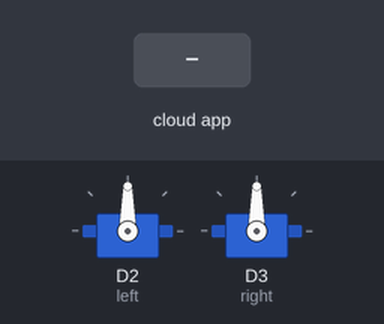
Bench run of a sketch on a simulated Arduino MKR. Shown: 2 × servo. The test bench sets the inputs (shaded band). WiFi joins after 1.5 s; servers stay silent unless stated.

Above: at 4.2 s.
4.3 s: the phone or cloud app sets servoLeft to 0
At 4.7 s:
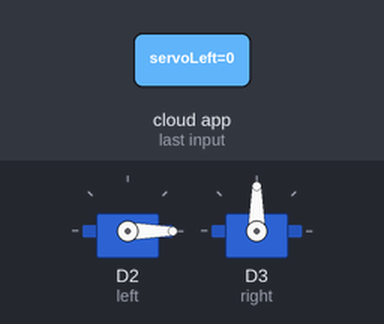
5.8 s: the phone or cloud app sets servoRight to 0
At 7.0 s:
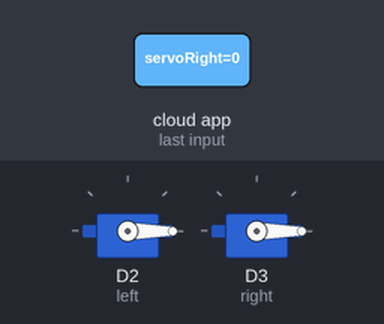
7.3 s: the phone or cloud app sets servoLeft to 25
At 8.2 s:
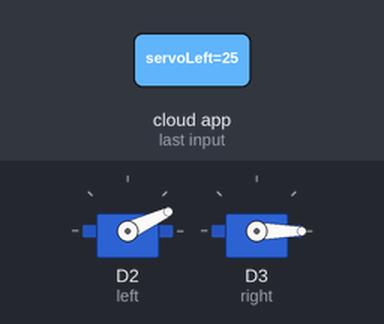
8.8 s: the phone or cloud app sets servoRight to 25
At 9.3 s:
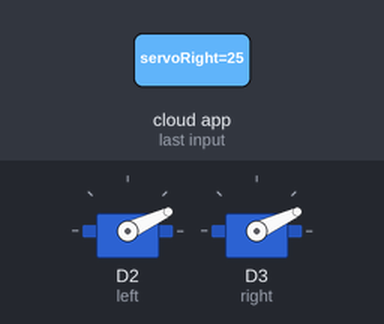
10.3 s: the phone or cloud app sets servoLeft to 50
At 11.5 s:
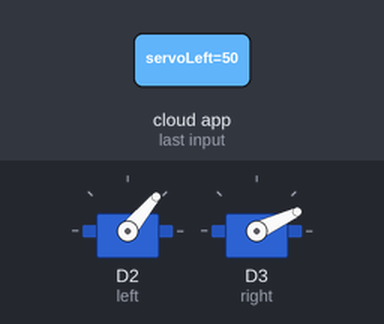
11.8 s: the phone or cloud app sets servoRight to 50
At 12.9 s:
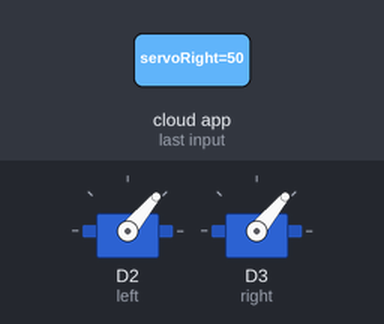
Timing chart, 0 to 14.3 s (numbered marks = the images above; inputs shaded):
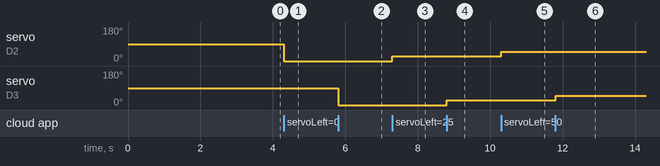

The sketch:

Robot_nov10a.ino
```cpp
#include "arduino_secrets.h"
// Servo - Version: Latest
#include <Servo.h>

/*
  Sketch generated by the Arduino IoT Cloud Thing "Robot"
  https://create.arduino.cc/cloud/things/579ba83f-258d-4ece-bc12-4459e6456c5a

  Arduino IoT Cloud Properties description

  The following variables are automatically generated and updated when changes are made to the Thing properties

  int servoLeft;
  int servoRight;

  Properties which are marked as READ/WRITE in the Cloud Thing will also have functions
  which are called when their values are changed from the Dashboard.
  These functions are generated with the Thing and added at the end of this sketch.
*/

#include "thingProperties.h"

Servo left;
Servo right;

void setup() {
  // Initialize serial and wait for port to open:
  Serial.begin(9600);
  // This delay gives the chance to wait for a Serial Monitor without blocking if none is found
  delay(1500);

  // Defined in thingProperties.h
  initProperties();

  // Connect to Arduino IoT Cloud
  ArduinoCloud.begin(ArduinoIoTPreferredConnection);

  /*
     The following function allows you to obtain more information
     related to the state of network and IoT Cloud connection and errors
     the higher number the more granular information you’ll get.
     The default is 0 (only errors).
     Maximum is 4
 */
  setDebugMessageLevel(2);
  ArduinoCloud.printDebugInfo();

  left.attach(2);
  right.attach(3);
}

void loop() {
  ArduinoCloud.update();
  // Your code here


}


void onServoLeftChange() {
  left.write(servoLeft);
}


void onServoRightChange() {
  right.write(servoRight);
}
```

arduino_secrets.h
```cpp
#define SECRET_SSID ""
#define SECRET_PASS ""
```

thingProperties.h
```cpp
// Code generated by Arduino IoT Cloud, DO NOT EDIT.

#include <ArduinoIoTCloud.h>
#include <Arduino_ConnectionHandler.h>


const char THING_ID[] = "579ba83f-258d-4ece-bc12-4459e6456c5a";

const char SSID[]     = SECRET_SSID;    // Network SSID (name)
const char PASS[]     = SECRET_PASS;    // Network password (use for WPA, or use as key for WEP)

void onServoLeftChange();
void onServoRightChange();

int servoLeft;
int servoRight;

void initProperties(){

  ArduinoCloud.setThingId(THING_ID);
  ArduinoCloud.addProperty(servoLeft, READWRITE, ON_CHANGE, onServoLeftChange);
  ArduinoCloud.addProperty(servoRight, READWRITE, ON_CHANGE, onServoRightChange);

}

WiFiConnectionHandler ArduinoIoTPreferredConnection(SSID, PASS);
```

Measured:
- after the input at 4.3 s, servo on D2 (left): 90° → 0° at once
- after the input at 5.8 s, servo on D3 (right): 90° → 0° at once
- after the input at 7.3 s, servo on D2 (left): 0° → 25° at once
- after the input at 8.8 s, servo on D3 (right): 0° → 25° at once
- after the input at 10.3 s, servo on D2 (left): 25° → 50° at once
- after the input at 11.8 s, servo on D3 (right): 25° → 50° at once
